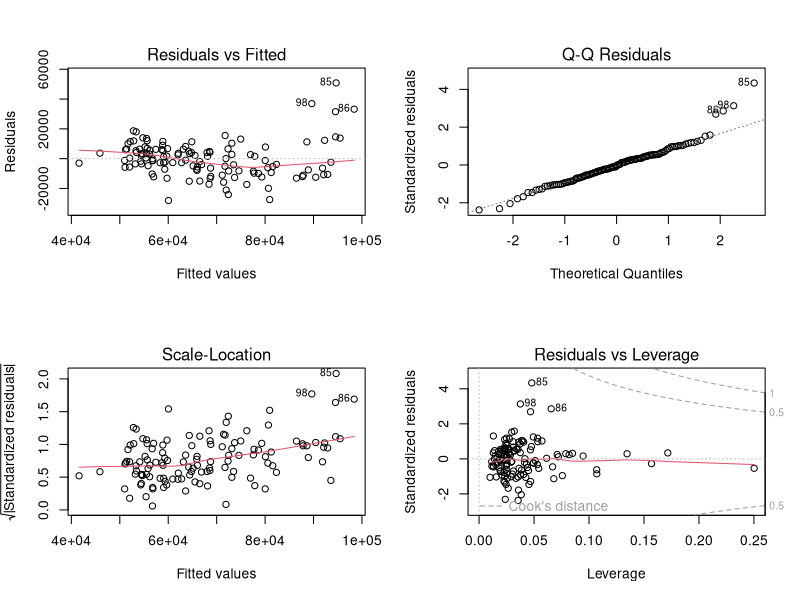
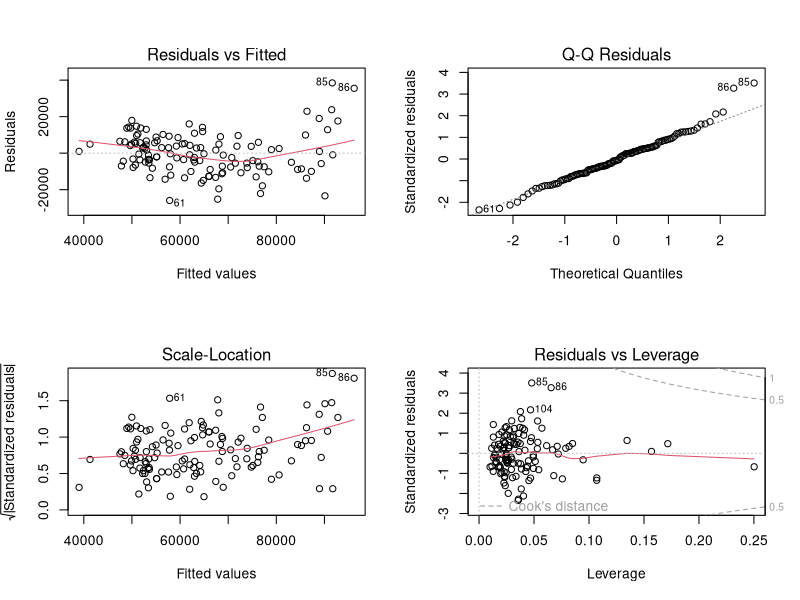
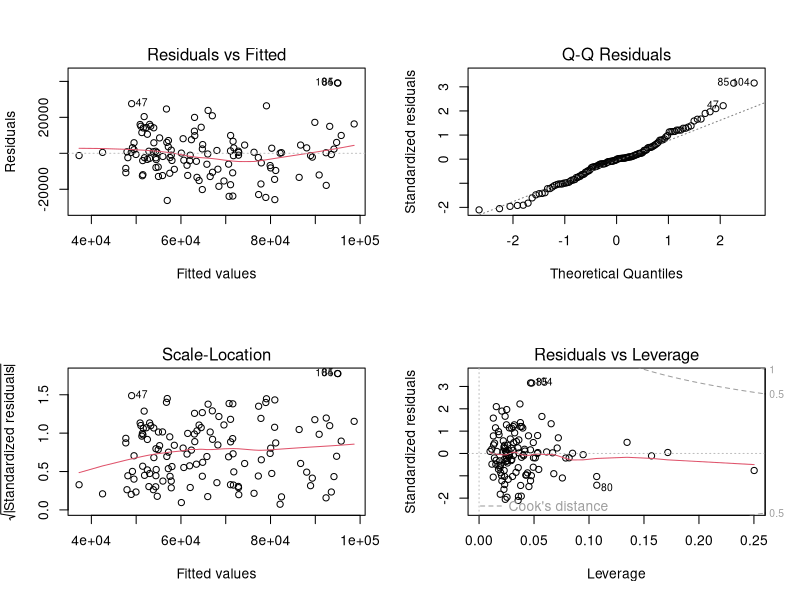

Generate these figures, in order, with R:
topSchools <- read.csv('data/top_schools.csv')

cleanData <- topSchools[c("SATMT75", "ACTMT75", "ADM_RATE", "COMP_ORIG_YR4_RT","MN_EARN_WNE_INC3_P10")]
cleanData2 <- topSchools[c("SATMT75", "ACTMT75", "ADM_RATE", "COMP_ORIG_YR4_RT","MN_EARN_WNE_INC2_P10")]
cleanData3 <- topSchools[c("SATMT75", "ACTMT75", "ADM_RATE", "COMP_ORIG_YR4_RT","MN_EARN_WNE_INC1_P10")]

TopLM <- lm(MN_EARN_WNE_INC3_P10 ~ ., data = cleanData)
MidLM <- lm(MN_EARN_WNE_INC2_P10 ~ ., data = cleanData2)
LowLM <- lm(MN_EARN_WNE_INC1_P10 ~ ., data = cleanData3)
png("images/lm_top.png")
par(mfrow=c(2,2))
plot(TopLM)
dev.off()
png("images/lm_mid.png")
par(mfrow=c(2,2))
plot(MidLM)
dev.off()
png("images/lm_low.png")
par(mfrow=c(2,2))
plot(LowLM)
dev.off()


TopCorr <- cor(cleanData)
MidCorr <- cor(cleanData2)
LowCorr <- cor(cleanData3)

#Find the summary of multiple linear regression
TopLMsum <- summary(TopLM)
MidLMsum <- summary(MidLM)
LowLMsum <- summary(LowLM)

#Coeffiecients 
TopCoef <- coef(TopLM)
MidCoef <- coef(MidLM)
LowCoef <- coef(LowLM)

#MSE for multiple linear regression 
TopMSE <- mean(TopLM$residuals^2)
MidMSE <- mean(MidLM$residuals^2)
LowMSE <- mean(LowLM$residuals^2)

#save into multiple linear regression binary file
save(TopLM, MidLM, LowLM, TopCorr, MidCorr, LowCorr,
     TopLMsum, MidLMsum, LowLMsum, TopCoef, MidCoef,
     LowCoef, TopMSE, MidMSE, LowMSE,
     file="./data/multiple-linear-reg.RData")

sink('./data/multiple-linear-reg-output.txt')
cat('Multiple Linear Regression summary statistics for top tier of earning\n')
print(TopLM)
cat('Multiple Linear Regression coefficients\n')
print(TopCoef)
cat('Multiple Linear Regression MSE\n')
print(TopMSE)
cat("Multiple Linear Regression correlation \n")
print(TopCorr)
sink()
